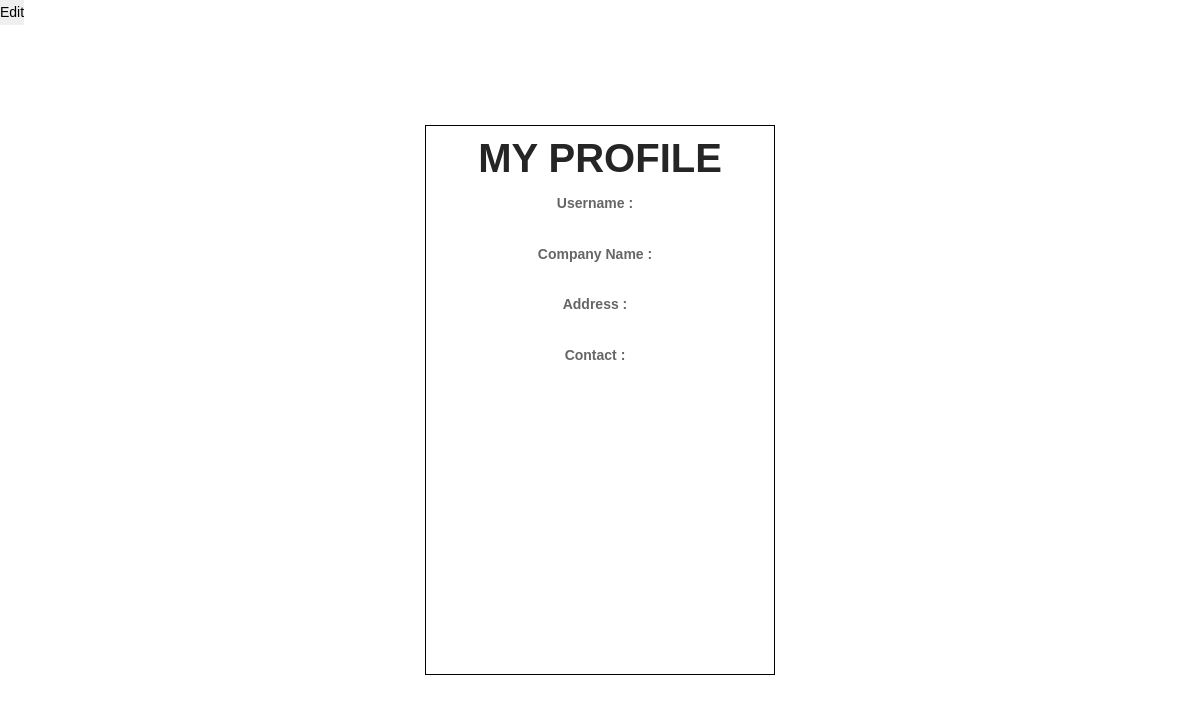
The app's page /acc/myprofile/edx (signed in), older data.
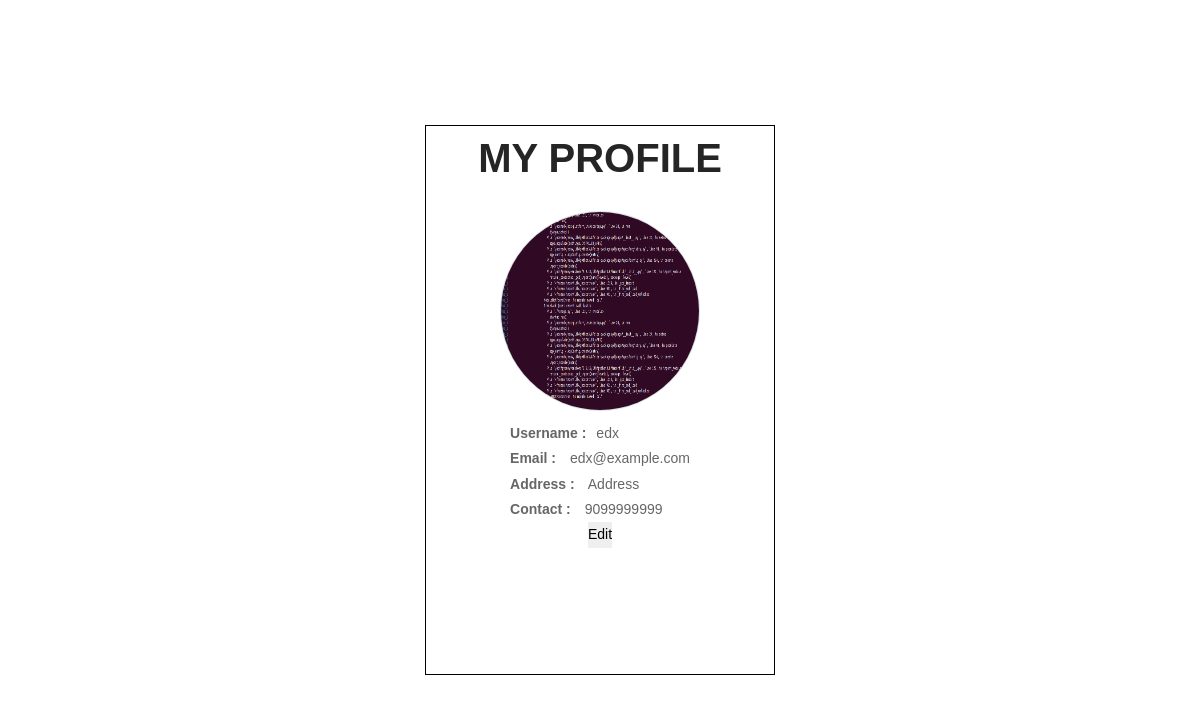
The same page, newer data.
### account/models.py (models this page shows)
class UserData(models.Model):
    username=models.OneToOneField(User,on_delete=models.CASCADE)
    email=models.EmailField(max_length=200)
    address=models.CharField(max_length=300)
    contact=models.CharField(max_length=15)
    profile_image=models.ImageField(upload_to='profile',null=True,default = None)

### account/views.py (the view)
# urls.py: path('myprofile/<str:username>',views.myprofile,name='myprofile'),
@login_required
def myprofile(request,username):
    context={}
    user = User.objects.get(username=username)
    try:
        UserData.objects.get(username =user)
        profile = UserData.objects.get(username =user)
        context['profile']=profile
    except ObjectDoesNotExist:
        try:
            profile2=Sellers.objects.get(user=user)
            context['profile2']=profile2
        except ObjectDoesNotExist:
            redirect('/acc/login/')
    context['is_edit']=False
    return render (request=request, template_name="account/myprofile.html",context=context)

### templates/account/myprofile.html (shortened to what this page needs)
{%extends "main/base.html"%}
{% block main-content%}
<div class="profile-page">
   <h6 class="customer_taital">My Profile</h6>
   {%if profile and not is_edit%}
      <div class="profile-image">
         <img src="{{MEDIA_ROOT}}/{{profile.profile_image}}" class="rounded-circle border" >
      </div>
      <div class="profile-info">
         <label class="label-bold">Username :</label>{{profile.username}}
         <br>
         <label  class="label-bold">Email :</label>
         {{profile.email}}
         <br>
         <label  class="label-bold">Address :</label>
         {{profile.address}}
         <br>
         <label  class="label-bold">Contact :</label>
         {{profile.contact}}
         {%else%}
         <label  class="label-bold">Username :</label>
         <br>
         <label  class="label-bold">Company Name :</label>
         <br>
         <label  class="label-bold">Address :</label>
         <br>
         <label  class="label-bold">Contact :</label>
         <br>
         {% endif %}
         </div>
         <form method='POST' action='/edit_profile/'>
         <button> Edit </button>
         </form>
      </div>
{% endblock%}

Row changes from the older to the newer data that the page shows:
added UserData: profile_image (picture), username "edx", email "edx@example.com", address "Address", contact "9099999999"
Text that changed along with them:
text no longer shown: "Company Name :"
text now shown: "Email :"
